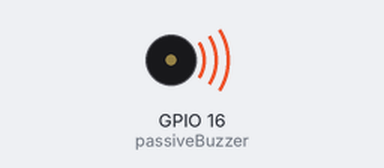
Bench run of a sketch on a simulated ESP32. Shown: buzzer (waves = sounding).

Above: at 0.2 s.
Timing chart, 0 to 3.0 s (numbered marks = the images above):
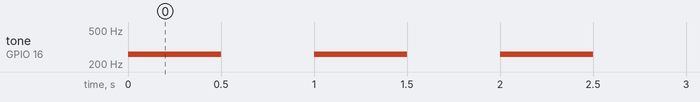

The sketch:

esp32_passiveBuzzer.ino
```cpp
const int passiveBuzzer = 16;
const int chan = 0;

void setup() {
  ledcAttachPin(passiveBuzzer,chan);
}

void loop() {
  ledcWriteNote(chan, NOTE_C, 4);
  delay(500);
  ledcWrite(chan,0);
  delay(500);
}
```

Measured:
- by itself, tone on GPIO 16 (passiveBuzzer): alternates 261 Hz for 0.50 s and silent for 0.50 s
